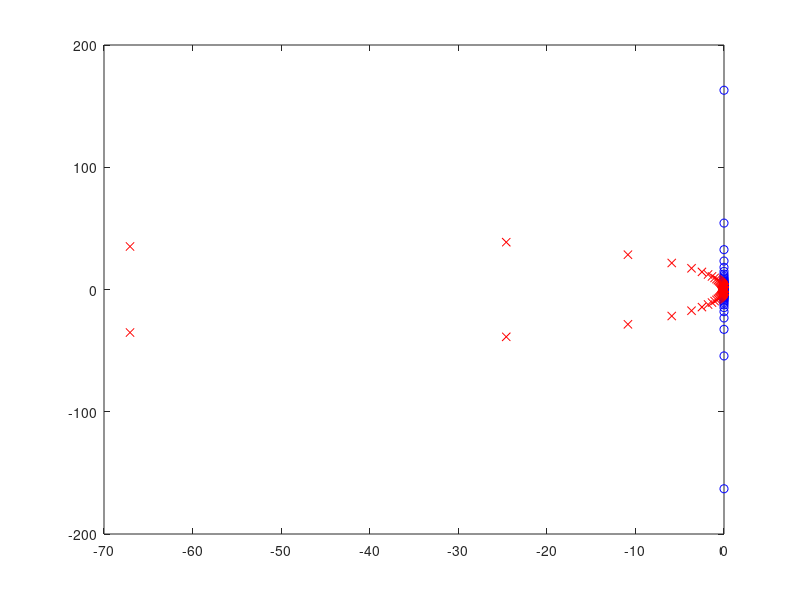

The MATLAB script that drew this image: (Note: this script raises an error after producing the figure.)
% ECE 444 HW6
% Fall 2020
% Thomas Smallarz
% Works for MATLAB R2019a, 
close all; clear variables;

% F is the starting frequencies for all-pass filter
F = [250 500 1000 2000];
K = 256;
Fs = 10000; T = 1 / Fs;
%% Design Low-Pass Inverse Chebyshev Prototype Filter with normalized freq
% Based on Ex. 2.17
alphap = 2; % pass-band alpha of 2dB
alphas = 20; % stop-band alpha of 20dB
omegap = 1; % prototype filter cutoff freq of 1 rad/sec
% calculate stop-band frequency based on alpha's and omega
omegas = omegap*cosh(acosh(sqrt((10^(alphas/10)-1)/(10^(alphap/10)-1)))/K);
epsilon = 1/sqrt(10^(alphas/10)-1); 
k = 1:K;
% calculate poles
pk = -omegap*sinh(asinh(1/epsilon)/K)*sin(pi*(2*k-1)/(2*K))+...
    1j*omegap*cosh(asinh(1/epsilon)/K)*cos(pi*(2*k-1)/(2*K));
pk = omegap*omegas./pk; 
% calculate zeros
zk = 1j*omegas.*sec(pi*(2*k-1)/(2*K));
% calculate coefficients of expanded form based on poles/zeros
B = prod(pk./zk)*poly(zk); A = poly(pk);

figure(500);
plot(real(zk),imag(zk),'bo'); hold on; plot(real(pk),imag(pk),'rx'); hold on;
%plot(real(exp(j.*[0:0.001:2*pi])),imag(exp(j.*[0:0.001:2*pi])),'k');
title("P/Z's Plot of CT Inv. Chebyshev Lowpass Proto Filter with K = " + K + " and \omega_0 = 1");
xlabel("real axis"); ylabel("imaginary axis"); grid on; xline(0); yline(0);

%% Digital Bandpass IIR Filter Conversion
% Based on Ex. 8.7
B_ = zeros(length(F),K,3); % place to store coefficients
A_ = zeros(length(F),K,3); % place to store coefficients
Gain = [];                 % place to store coefficients

for k = 1:length(F) % lower pass band frequencies (Hz)
    fp1 = F(k);
    fp2 = Fs / 2 - fp1; % upper pass band frequencies (Hz)
    w0 = 1;
    wp1 = 2*pi.*fp1; wp2 = 2*pi.*fp2; % convert from Hz to Rad/Sec
    wp1_w = tan(wp1.*T/2); % SIMPLIFIED procedure for pre-warped lower passband omegas
    wp2_w = tan(wp2.*T/2); % SIMPLIFIED procedure for pre-warped upper passband omegas
    
    ws = abs(roots([w0 -omegas*(wp2-wp1) -omegas*wp1*wp2]));
    fs = ws./2/pi;
    c1 = (wp1_w*wp2_w - 1) / (wp1_w*wp2_w + 1);
    c2 = (wp2_w - wp1_w) / (wp1_w*wp2_w + 1);

    % *******************************
    % ******* COMPUTING P/Z's *******
    % *******************************

    % computing zeros/poles for H(z)
    for i = 1:length(zk)
       Zdig(i,:) = roots([1, 2*c1./(1-c2*zk(i)), (1+c2*zk(i))./(1-c2*zk(i))]);
    end

    for i = 1:length(pk)
       Pdig(i,:) = roots([1, 2*c1./(1-c2*pk(i)), (1+c2*pk(i))./(1-c2*pk(i))]);
    end

    % *************************
    % ***** SORTING P/Z's *****
    % *************************

    % appending columns of zeros, then sorting by imag value
    temp = -j.*Zdig;
    temp2 = sort([temp(:,1);temp(:,2)],'ComparisonMethod','real');
    Zdig_sort = j.*temp2;
    clear temp temp2;

    temp = -j.*Pdig;
    temp3 = sort([temp(:,1);temp(:,2)],'ComparisonMethod','real');
    Pdig_sort = j.*temp3;
    clear temp temp2;

    Ztemp = Zdig_sort([1:2:length(Zdig_sort)/2-1],:);
    Ptemp = Pdig_sort([1:2:length(Pdig_sort)/2-1],:);

    Ztemp2 = abs(real(Ztemp(:))) + j.* abs(imag(Ztemp(:)));
    Ptemp2 = abs(real(Ptemp(:))) + j.* abs(imag(Ptemp(:)));
    
    Ztemp3 = zeros(length(Ztemp2)*4,1);
    Ptemp3 = zeros(length(Ptemp2)*4,1);
    
    for i = 1:length(Ztemp2)
       Ztemp3(2*i-1) = Ztemp2(i);
       Ztemp3(2*i) = -real(Ztemp2(i)) + j*imag(Ztemp2(i));
       Ztemp3(length(Ztemp3)-2*i+2) = conj(Ztemp2(i));
       Ztemp3(length(Ztemp3)-2*i+1) = conj(-real(Ztemp2(i)) + j*imag(Ztemp2(i)));
    end
    
    for i = 1:length(Ptemp2)
       Ptemp3(2*i-1) = Ptemp2(i);
       Ptemp3(2*i) = -real(Ptemp2(i)) + j*imag(Ptemp2(i));
       Ptemp3(length(Ptemp3)-2*i+2) = conj(Ptemp2(i));
       Ptemp3(length(Ptemp3)-2*i+1) = conj(-real(Ptemp2(i)) + j*imag(Ptemp2(i)));
    end
    
    Zdig_sort = Ztemp3;
    Pdig_sort = Ptemp3;
    
    % **************************************
    % ***** CREATING 2nd ORDER SYSTEMS *****
    % **************************************
    
    % create 2nd order real systems to cascade
    I = length(Zdig_sort);
    for i = 1:I/2
        Zdig2(i,:) = poly([Zdig_sort(i,1),conj(Zdig_sort(i,1))]);
    end

    I = length(Pdig_sort);
    for i = 1:I/2
        Pdig2(i,:) = poly([Pdig_sort(i,1),conj(Pdig_sort(i,1))]);
    end

    % **************************
    % ***** COMPUTING H(Z) *****
    % **************************
    Omega = linspace(0,pi,10001); H = 1;
    % evaluate all 2nd order Zero polynomials over 0->Pi
    for i = 1:length(Zdig2)
        H = H .* polyval(Zdig2(i,:),exp(1j*Omega));
    end
    % evaluate all 2nd order Pole polynomials over 0->Pi
    for i = 1:length(Pdig2)
        H = H ./ polyval(Pdig2(i,:),exp(1j*Omega));
    end
    % multiply by gain factor
    G = B(1)/A(1)*prod(1/c2-zk)/prod(1/c2-pk);
    Gain = [Gain;G];
    H = H.*G;
    % ********************
    % ***** PLOTTING *****
    % ********************
    % |H(z)|
    figure(2*k-1); set(gcf,'Position',[970+20*k,200-30*k,820,800]);
    subplot(2,1,1);
    plot(Omega/T,abs(H),'k-'); axis([0 pi/T -0.05 1.05]);
    xlabel("\omega"); ylabel("|H(z)|");
    title("Frequency Response of " + K +"th Order DT BP Inv. Ch. with passband of " + fp1 + "Hz to " + fp2 + "Hz");
    
    % 20log10(H(z))
    subplot(2,1,2);
    plot(Omega/T,20*log10(abs(H)),'k-'); 
    xlabel("\omega"); ylabel("20log_1_0|H(z)| (dB)");   
    title("Frequency Response of " + K +"th Order DT BP Inv. Ch. with passband of " + fp1 + "Hz to " + fp2 + "Hz");
    figure(2*k); set(gcf,'Position',[20+20*k,200-30*k,820,800]);
    plot(real(Zdig(:)),imag(Zdig(:)),'bo'); hold on;
    plot(real(Pdig(:)),imag(Pdig(:)),'rx'); hold on;
    
    for i = 1:length(Zdig_sort)
       plot([real(Zdig_sort(i)),real(Pdig_sort(i))], ...
          [imag(Zdig_sort(i)),imag(Pdig_sort(i))],'g'); hold on; 
    end

    plot(real(exp(j.*[0:0.001:2*pi])),imag(exp(j.*[0:0.001:2*pi])),'k');

    title("P/Z Plot of " + K + "th Order DT Bandpass Inverse Chebyshev Filter with Pass-band range of " + fp1 + "Hz to " + fp2 + "Hz");
    grid on; axis([-1 1 -1 1]); xlabel("Real Axis"); ylabel("Imaginary Axis");
    xline(0); yline(0); 
    
    
    % ***********************
    % ***** SAVING COEF *****
    % ***********************
    B_(k,:,:) = Zdig2;
    A_(k,:,:) = Pdig2;
end

B = B_;
A = A_;

% I use these to generate header file
B_coef = B(:,:,2);
A_coef = A(:,:,[2 3]);

%% Create Header File
GenerateHeader(B_coef,A_coef,Gain);




